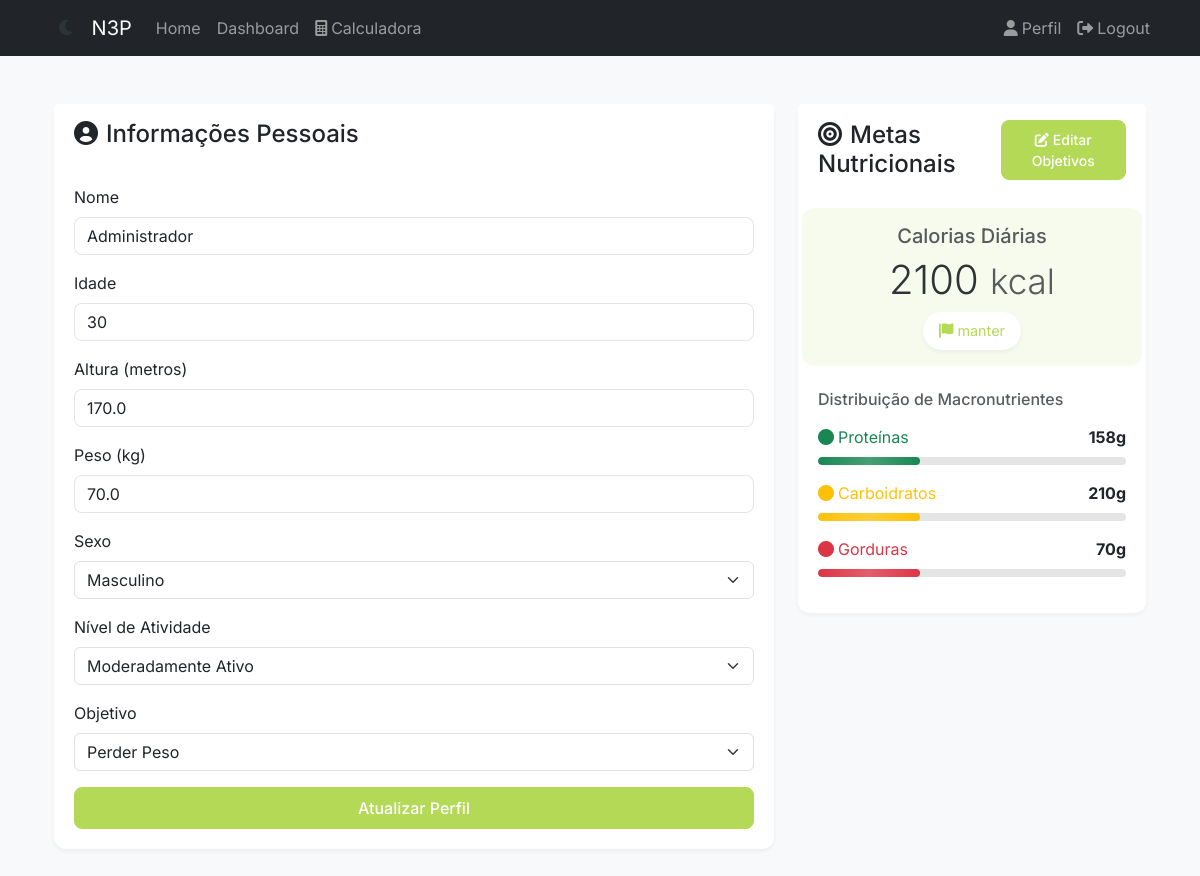
Page /auth/profile (signed in) on the committed database.
### app/models/user.py (models this page shows, shortened)
class User(UserMixin, db.Model):
    __tablename__ = "users"
    id = db.Column(db.Integer, primary_key=True)
    username = db.Column(db.String(80), unique=True, nullable=False)
    email = db.Column(db.String(120), unique=True, nullable=False)
    password_hash = db.Column(db.String(128))
    created_at = db.Column(db.DateTime, default=datetime.utcnow)
    updated_at = db.Column(db.DateTime, default=datetime.utcnow, onupdate=datetime.utcnow)
    nome = db.Column(db.String(100), nullable=False)
    idade = db.Column(db.Integer, nullable=False)
    altura = db.Column(db.Float, nullable=False)  # altura em metros
    peso = db.Column(db.Float, nullable=False)  # peso em kg
    sexo = db.Column(
        db.String(1), nullable=False
    )  # 'M' para masculino, 'F' para feminino
    fator_atividade = db.Column(db.String(20), nullable=False)
    objetivo = db.Column(db.String(50), nullable=False)
    admin = db.Column(db.Boolean, nullable=False, default=False)
    calories_goal = db.Column(db.Float, nullable=True)
    proteins_goal = db.Column(db.Float, nullable=True)
    carbs_goal = db.Column(db.Float, nullable=True)
    fats_goal = db.Column(db.Float, nullable=True)
    diets = db.relationship("Diet", lazy=True)
    def get_objetivo_display(self):
        objetivo_names = {
            "perder_peso": "Perder Peso",
            "manter_peso": "Manter Peso",
            "ganhar_peso": "Ganhar Peso",
            "ganhar_massa": "Ganhar Massa",
        }
        return objetivo_names.get(self.objetivo, self.objetivo)

### app/blueprints/auth/routes.py (the view, shortened to what this page needs)
@bp.route("/profile", methods=["GET", "POST"])
@login_required
def profile():
    form = EditProfileForm(obj=current_user)
    user_goals = type(
        "UserGoals",
        (),
        {
            "calories": current_user.calories_goal or 0,
            "proteins": current_user.proteins_goal or 0,
            "carbs": current_user.carbs_goal or 0,
            "fats": current_user.fats_goal or 0,
        },
    )
    return render_template(
        "auth/profile.html",
        title="Editar Perfil",
        form=form,
        user_goals=user_goals,
        user=current_user,
    )

### app/forms/auth.py
class EditProfileForm(FlaskForm):
    nome = StringField("Nome", validators=[DataRequired(), Length(max=100)])
    idade = IntegerField(
        "Idade", validators=[DataRequired(), NumberRange(min=15, max=100)]
    )
    altura = FloatField(
        "Altura (metros)", validators=[DataRequired(), NumberRange(min=1.0, max=2.5)]
    )
    peso = FloatField(
        "Peso (kg)", validators=[DataRequired(), NumberRange(min=30, max=300)]
    )
    sexo = SelectField(
        "Sexo", choices=list(GENDER_CHOICES.items()), validators=[DataRequired()]
    )
    fator_atividade = SelectField(
        "Nível de Atividade",
        choices=list(ACTIVITY_DISPLAY.items()),
        validators=[DataRequired()],
    )
    objetivo = SelectField(
        "Objetivo", choices=list(OBJECTIVE_DISPLAY.items()), validators=[DataRequired()]
    )
    submit = SubmitField("Atualizar Perfil")

### app/__init__.py (called while the page is built)
def create_app(config_class=Config):
    app = Flask(__name__)
    app.config.from_object(config_class)
    db.init_app(app)
    migrate.init_app(app, db)
    login.init_app(app)
    register_blueprints(app)
    from app.models import User
    @login.user_loader
    def load_user(id):
        return User.query.get(int(id))
    return app

### app/templates/auth/profile.html (shortened to what this page needs)
{% extends "base.html" %} {% from "macros/forms.html" import render_form %}  {% block content %}
<div class="container py-4">
  <div class="row justify-content-center">
    <div class="col-md-8">
      <div class="card profile-card mb-4">
        <div class="card-header bg-white border-bottom-0 py-3">
          <h4 class="mb-0">
            <i class="fas fa-user-circle me-2"></i>Informações Pessoais
          </h4>
        </div>
        <div class="card-body">
          <form method="POST" action="{{ url_for('auth.profile') }}" id="profileForm">
            <div class="mb-3">
              {{ form.nome.label(class="form-label") }}
              {{ form.nome(class="form-control") }}
            </div>
            <div class="mb-3">
              {{ form.idade.label(class="form-label") }}
              {{ form.idade(class="form-control") }}
            </div>
            <div class="mb-3">
              {{ form.altura.label(class="form-label") }}
              {{ form.altura(class="form-control", step="0.01", id="altura", pattern="[0-9]*[.,]?[0-9]*", inputmode="decimal") }}
            </div>
            <div class="mb-3">
              {{ form.peso.label(class="form-label") }}
              {{ form.peso(class="form-control", step="0.1", id="peso", pattern="[0-9]*[.,]?[0-9]*", inputmode="decimal") }}
            </div>
            <div class="mb-3">
              {{ form.sexo.label(class="form-label") }}
              {{ form.sexo(class="form-select") }}
            </div>
            <div class="mb-3">
              {{ form.fator_atividade.label(class="form-label") }}
              {{ form.fator_atividade(class="form-select") }}
            </div>
            <div class="mb-3">
              {{ form.objetivo.label(class="form-label") }}
              {{ form.objetivo(class="form-select") }}
            </div>
            <div class="d-grid">
              {{ form.submit(class="btn btn-primary") }}
            </div>
          </form>
        </div>
      </div>
    </div>
    <div class="col-md-4">
      <div class="card goals-card">
        <div
          class="card-header bg-white border-bottom-0 py-3 d-flex justify-content-between align-items-center"
        >
          <h4 class="mb-0">
            <i class="fas fa-bullseye me-2"></i>Metas Nutricionais
          </h4>
          <button
            type="button"
            class="btn btn-primary btn-sm"
            data-bs-toggle="modal"
            data-bs-target="#editGoalsModal"
          >
            <i class="fas fa-edit me-1"></i>Editar Objetivos
          </button>
        </div>
        <div class="card-body">
          <div class="calories-goal mb-4">
            <h5 class="text-muted mb-2">Calorias Diárias</h5>
            <h2 class="display-6 mb-2">
              <span>{{ user_goals.calories|int }}</span>
              <small class="text-muted">kcal</small>
            </h2>
            <div class="goal-badge">
              <i class="fas fa-flag me-1"></i>{{ user.get_objetivo_display() }}
            </div>
          </div>
          <div class="macros-distribution">
            <h6 class="text-muted mb-3">Distribuição de Macronutrientes</h6>
            {% for macro, label, value, color in [ ('proteins', 'Proteínas',
            user_goals.proteins, 'success'), ('carbs', 'Carboidratos',
            user_goals.carbs, 'warning'), ('fats', 'Gorduras', user_goals.fats,
            'danger') ] %}
            <div class="macro-bar mb-3">
              <div
                class="d-flex justify-content-between align-items-center mb-1"
              >
                <span class="text-{{ color }}"
                  ><i class="fas fa-circle me-1"></i>{{ label }}</span
                >
                <span class="fw-bold">{{ value|int }}g</span>
              </div>
              <div class="progress">
                <div
                  class="progress-bar bg-{{ color }}"
                  style="width: 33%"
                ></div>
              </div>
            </div>
            {% endfor %}
          </div>
        </div>
      </div>
    </div>
  </div>
</div>
{% endblock %} {% block extra_css %}
<link
  rel="stylesheet"
  href="{{ url_for('static', filename='css/auth.css') }}"
/>
{% endblock %}

### app/templates/base.html (shortened to what this page needs)
<!DOCTYPE html>
<html lang="pt-BR" data-theme="light">
  <head>
    <link
      href="https://cdn.jsdelivr.net/npm/bootstrap@5.3.0/dist/css/bootstrap.min.css"
      rel="stylesheet"
    />
    <link
      rel="stylesheet"
      href="https://cdnjs.cloudflare.com/ajax/libs/font-awesome/6.0.0/css/all.min.css"
    />
    <link
      rel="stylesheet"
      href="{{ url_for('static', filename='css/theme.css') }}"
    />
    <link
      rel="stylesheet"
      href="{{ url_for('static', filename='css/dashboard.css') }}"
    />
    <link
      rel="stylesheet"
      href="{{ url_for('static', filename='css/auth.css') }}"
    />
    {% block extra_css %}{% endblock %}
  </head>
  <body>
    <nav class="navbar navbar-expand-lg navbar-dark bg-dark">
      <div class="container">
        <button
          class="nav-link theme-toggle"
          onclick="toggleTheme()"
          title="Alternar tema"
        >
          <i class="fas fa-moon"></i>
        </button>
        <a class="navbar-brand" href="{{ url_for('main.index') }}">N3P</a>
        <div class="collapse navbar-collapse" id="navbarNav">
          <ul class="navbar-nav me-auto">
            <li class="nav-item">
              <a class="nav-link" href="{{ url_for('main.index') }}">Home</a>
            </li>
            {% if current_user.is_authenticated %}
            <li class="nav-item">
              <a class="nav-link" href="{{ url_for('main.dashboard') }}"
                >Dashboard</a
              >
            </li>
            <li class="nav-item">
              <a class="nav-link" href="{{ url_for('main.calculator') }}"
                ><i class="fas fa-calculator me-1"></i>Calculadora</a
              >
            </li>
            {% endif %}
          </ul>
          <ul class="navbar-nav">
            {% if current_user.is_authenticated %}
            <li class="nav-item">
              <a class="nav-link" href="{{ url_for('auth.profile') }}">
                <i class="fas fa-user me-1"></i>Perfil
              </a>
            </li>
            <li class="nav-item">
              <a class="nav-link" href="{{ url_for('auth.logout') }}">
                <i class="fas fa-sign-out-alt me-1"></i>Logout
              </a>
            </li>
            {% else %}
            <li class="nav-item">
              <a class="nav-link" href="{{ url_for('auth.login') }}">
                <i class="fas fa-sign-in-alt me-1"></i>Login
              </a>
            </li>
            {% endif %}
          </ul>
        </div>
      </div>
    </nav>
    <div class="container mt-4">{% block content %}{% endblock %}</div>
  </body>
</html>

### app/static/css/theme.css (style rules this page uses)
:root { --primary-color: #b4d957; --primary-light: #d4e9a5; --primary-dark: #9fc748; --secondary-color: #ff7f6b; --secondary-dark: #ff6b54; --bg-color: #ffffff; --bg-secondary: #f8f9fa; --text-color: #212529; --text-muted: #6c757d; --border-color: #dee2e6; --shadow-sm: 0 2px 4px rgba(0, 0, 0, 0.05); --shadow-md: 0 4px 6px rgba(0, 0, 0, 0.1); --shadow-lg: 0 6px 20px rgba(0, 0, 0, 0.1); --card-bg: #ffffff; --input-bg: #ffffff; --border-radius: 0.5rem; --transition: all 0.3s ease; --scale: scale(1.02); --scale-btn: scale(1.05); }
body { background-color: var(--bg-color); color: var(--text-color); font-family: "Inter", -apple-system, BlinkMacSystemFont, sans-serif; line-height: 1.5; margin: 0; padding: 0; transition: background-color 0.3s ease, color 0.3s ease; }
.card { background: var(--card-bg); border-radius: var(--border-radius); border: none; box-shadow: var(--shadow-sm); transition: var(--transition); margin-bottom: 1.5rem; }
.card-header { background: transparent; border-bottom: 1px solid var(--border-color); padding: 1.25rem; }
.card-body { padding: 1.25rem; }
.btn { border-radius: var(--border-radius); font-weight: 500; padding: 0.5rem 1rem; transition: var(--transition); position: relative; overflow: hidden; }
.btn-primary { background-color: var(--primary-color); border-color: var(--primary-color); }
.form-control { border-radius: var(--border-radius); border: 1px solid var(--border-color); padding: 0.375rem 0.75rem; height: auto; transition: var(--transition); background-color: var(--input-bg); }
.progress { background-color: rgba(180, 217, 87, 0.1); border-radius: 100px; height: 0.5rem; margin: 0.5rem 0; overflow: hidden; }
.progress-bar { background-color: var(--primary-color); border-radius: 100px; transition: width 1s ease; }
.theme-toggle { background: none; border: none; color: var(--text-color); padding: 0.5rem 0; margin: 0 1rem; cursor: pointer; transition: var(--transition); display: flex; align-items: center; justify-content: center; line-height: 1.5; }
.theme-toggle i { font-size: 1.1rem; vertical-align: middle; }

### app/static/css/dashboard.css (style rules this page uses)
:root { --primary-color: #b4d957; --primary-light: #d4e9a5; --secondary-color: #ff7a5c; --text-color: #2d3436; --text-muted: #636e72; --background-color: #f8f9fa; --card-background: #ffffff; --border-radius: 12px; --shadow: 0 2px 12px rgba(0, 0, 0, 0.08); --transition: all 0.3s ease; --scale: scale(1.02); --scale-btn: scale(1.05); }
body { background-color: var(--background-color); color: var(--text-color); font-family: "Inter", -apple-system, BlinkMacSystemFont, sans-serif; line-height: 1.5; margin: 0; padding: 0; }
.card { background: var(--card-background); border-radius: var(--border-radius); border: none; box-shadow: var(--shadow); transition: var(--transition); margin-bottom: 1.5rem; animation: slideIn 0.5s ease-out; }
.card-header { background: transparent; border-bottom: 1px solid rgba(0, 0, 0, 0.05); padding: 1.25rem; }
.card-body { padding: 1.25rem; }
.btn { border-radius: 8px; font-weight: 500; padding: 0.5rem 1rem; transition: var(--transition); position: relative; overflow: hidden; }
.btn::after { content: ""; position: absolute; top: 50%; left: 50%; width: 5px; height: 5px; background: rgba(255, 255, 255, 0.5); opacity: 0; border-radius: 100%; transform: scale(1, 1) translate(-50%); transform-origin: 50% 50%; }
.btn-primary { background-color: var(--primary-color); border-color: var(--primary-color); }
.form-control { border-radius: 8px; border: 1px solid rgba(0, 0, 0, 0.1); padding: 0.375rem 0.75rem; height: auto; transition: var(--transition); }
.progress { background-color: rgba(180, 217, 87, 0.1); border-radius: 100px; height: 0.5rem; margin: 0.5rem 0; overflow: hidden; position: relative; }
.progress-bar { background-color: var(--primary-color); border-radius: 100px; transition: width 1s ease; position: relative; }
.progress-bar::after { content: ""; position: absolute; top: 0; left: 0; width: 100%; height: 100%; background: linear-gradient( 90deg, rgba(255, 255, 255, 0) 0%, rgba(255, 255, 255, 0.2) 50%, rgba(255, 255, 255, 0) 100% ); animation: shine 2s infinite; }

### rows in the picture
User: nome "Administrador", idade "30", altura "170.0", peso "70.0", sexo "Masculino", fator_atividade "Moderadamente Ativo", objetivo "Perder Peso", calories "2100", objetivo "manter", label "Proteínas", proteins_goal "158", label "Carboidratos", carbs_goal "210", label "Gorduras", fats_goal "70"
